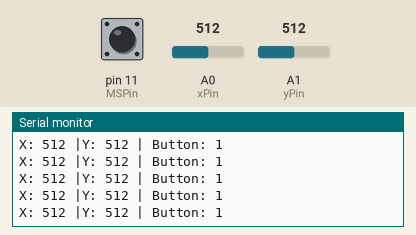
Simulated run of this sketch. Board: Arduino Uno, built with avr-gcc and run on an emulated ATmega328P. On the bench: the last lines printed to the serial monitor. The inputs (shaded band) are chosen by the test bench; at power-on: A0 (xPin) = 512, A1 (yPin) = 512, pin 11 (MSPin) HIGH.

Above: at 1.2 s.
1.3 s: A0 (xPin) set to 716
At 1.32 s:
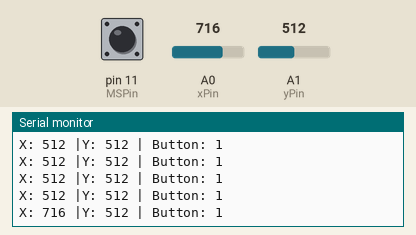
2.8 s: A1 (yPin) set to 716
At 2.83 s:
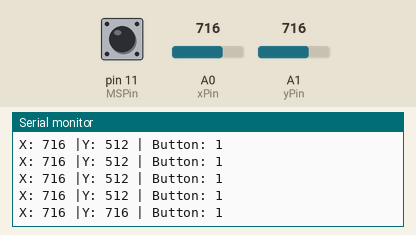
4.3 s: A0 (xPin) set to 1023
At 4.34 s:
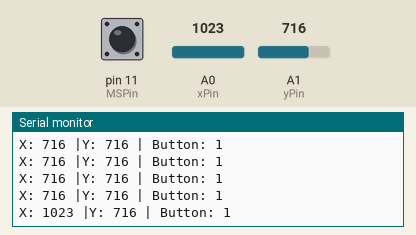
7.3 s: A0 (xPin) set to 0
At 7.36 s:
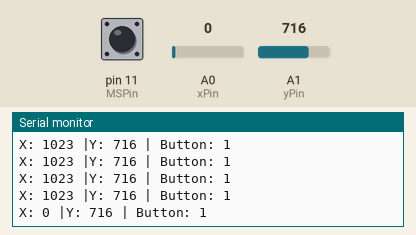
10.3 s: pin 11 (MSPin) pulled LOW for 0.15 s
At 10.38 s:
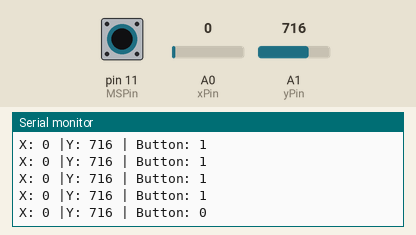
11.9 s: A1 (yPin) set to 900
At 11.99 s:
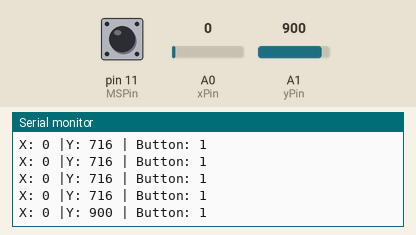
Timing chart, 0 to 14.4 s (numbered marks = the images above; inputs shaded):
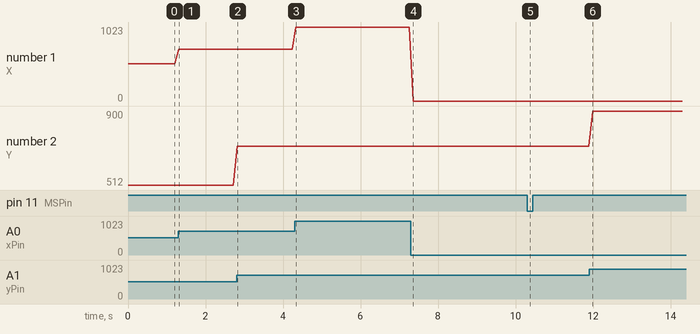

The sketch:

remote.ino
```cpp
#define xPin 0
#define yPin 1
#define MSPin 11
void setup() {
  Serial.begin(9600);

  pinMode(xPin, INPUT);
  pinMode(yPin, OUTPUT);

  pinMode(MSPin, INPUT_PULLUP);

}

void loop() {
  int xPos = analogRead(xPin);
  int yPos = analogRead(yPin);

  boolean state = digitalRead(MSPin);

  Serial.print("X: ");
  Serial.print(xPos);
  Serial.print(" |Y: ");
  Serial.print(yPos);
  Serial.print(" | Button: ");
  Serial.println(state);
  delay(100);
}
```

Measured:
- after the input at 1.3 s, the serial monitor: prints a new line at once (image 1)
- after the input at 2.8 s, the serial monitor: prints a new line at once (image 2)
- after the input at 4.3 s, the serial monitor: prints a new line at once (image 3)
- after the input at 7.3 s, the serial monitor: prints a new line after 0.06 s (image 4)
- after the input at 10.3 s, the serial monitor: prints a new line after 0.08 s (image 5)
- after the input at 11.9 s, the serial monitor: prints a new line after 0.09 s (image 6)
- plotted number 1: 512 → 716 after the input at 1.3 s, 716 → 1023 after the input at 4.3 s, 1023 → 0 after the input at 7.3 s
- plotted number 2: 716 → 900 after the input at 11.9 s
